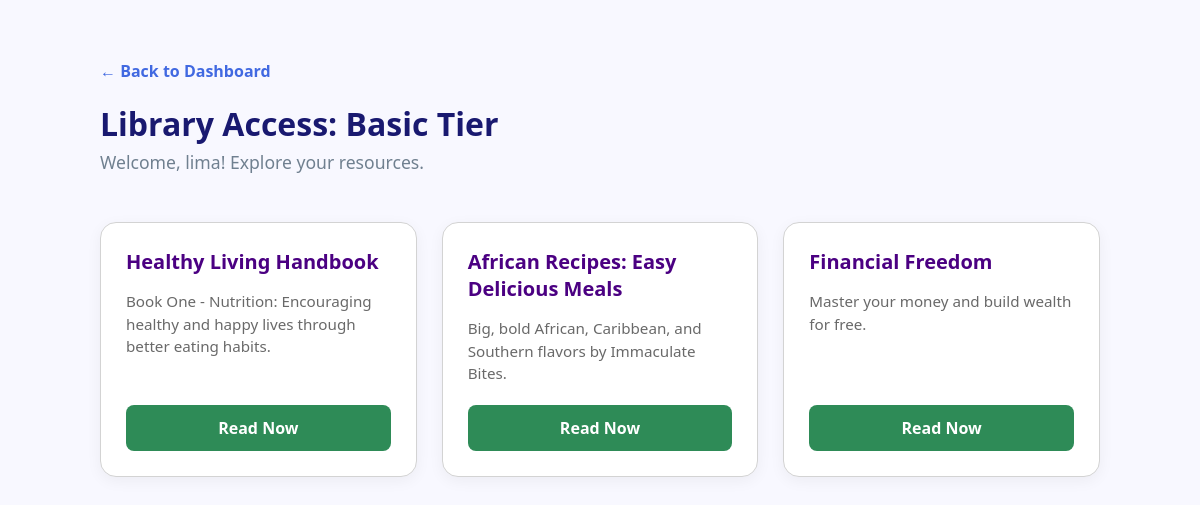
/Books-Elearning-platform/backend/api/books.php (signed in), run on the app's committed database.
### tables this page shows
CREATE TABLE `books` (
  `id` int(11) NOT NULL,
  `title` varchar(255) NOT NULL,
  `description` text DEFAULT NULL,
  `membership_required` enum('Basic','Premium','VIP') DEFAULT 'Basic',
  `file_path` varchar(255) NOT NULL
);

### Books-Elearning-platform/backend/api/books.php (the view, shortened to what this page needs)
<?php
include "config.php";
$user_membership = $_SESSION['membership'] ?? "Basic";
$levels = ['Basic' => 0, 'Premium' => 1, 'VIP' => 2];
?>
<!DOCTYPE html>
<html lang="en">
<head>
</head>
<body>
<div class="container">
    <div style="margin-bottom: 20px;">
        <a href="../../frontend/index.php" class="btn-back">← Back to Dashboard</a>
    </div>
    <div class="header">
        <div>
            <h1>Library Access: <?php echo htmlspecialchars($user_membership); ?> Tier</h1>
            <p class="subtitle">Welcome, <?php echo htmlspecialchars($_SESSION['fullname']); ?>! Explore your resources.</p>
        </div>
    </div>
    <?php
    $sql = "SELECT * FROM books";
    $result = $conn->query($sql);
    if ($result && $result->num_rows > 0) {
        echo "<div class='book-grid'>";
        while ($row = $result->fetch_assoc()) {
            $required = $row['membership_required'];
            if (isset($levels[$required]) && $levels[$user_membership] >= $levels[$required]) {
                echo "<div class='book-card'>";
                echo "<div>";
                echo "<h3>" . htmlspecialchars($row["title"]) . "</h3>";
                echo "<p>" . htmlspecialchars($row["description"]) . "</p>";
                echo "</div>";
                echo "<a href='../../" . htmlspecialchars($row["file_path"]) . "' target='_blank' class='btn-read'>Read Now</a>";
                echo "</div>";
            }
        }
        echo "</div>";
    } else {
        echo "<div class='alert-card' style='border-left-color: DarkOrange;'>";
        echo "<h3 style='color: DarkOrange;'>No Books Available</h3>";
        echo "<p>We couldn't find any books for your level yet. Please check back soon.</p>";
        echo "</div>";
    }
    ?>
</div>
</body>
</html>

### Books-Elearning-platform/backend/api/books.php (style rules this page uses)
body { font-family: "Segoe UI", Arial, sans-serif; margin: 0; background: GhostWhite; color: DarkSlateGray; min-height: 100vh; }
.container { max-width: 1000px; margin: 40px auto; padding: 20px; }
.header { display: flex; justify-content: space-between; align-items: center; margin-bottom: 30px; }
h1 { color: MidnightBlue; margin: 0; }
.subtitle { color: SlateGray; margin-top: 5px; font-size: 1.1rem; }
.btn-back { text-decoration: none; color: RoyalBlue; font-weight: bold; display: inline-flex; align-items: center; gap: 5px; transition: 0.2s; }
.btn-read { background: SeaGreen; color: White; padding: 12px 20px; text-decoration: none; border-radius: 8px; display: inline-block; font-weight: bold; transition: 0.3s; text-align: center; width: 100%; box-sizing: border-box; border: none; }
.book-grid { display: grid; grid-template-columns: repeat(auto-fill, minmax(280px, 1fr)); gap: 25px; margin-top: 30px; }
.book-card { background: White; padding: 25px; border-radius: 16px; box-shadow: 0 4px 15px rgba(0,0,0,0.05); border: 1px solid LightGray; display: flex; flex-direction: column; justify-content: space-between; transition: 0.3s; }
.book-card h3 { margin: 0 0 10px 0; color: Indigo; font-size: 1.25rem; }
.book-card p { font-size: 0.95rem; color: DimGray; line-height: 1.5; margin-bottom: 20px; flex-grow: 1; }

### data on the page
books: title "Healthy Living Handbook", description "Book One - Nutrition: Encouraging healthy and happy lives through better eating habits."
books: title "African Recipes: Easy Delicious Meals", description "Big, bold African, Caribbean, and Southern flavors by Immaculate Bites."
books: title "Financial Freedom", description "Master your money and build wealth for free."

### other printed values
$user_membership "Basic"
$_SESSION['fullname'] "lima"
